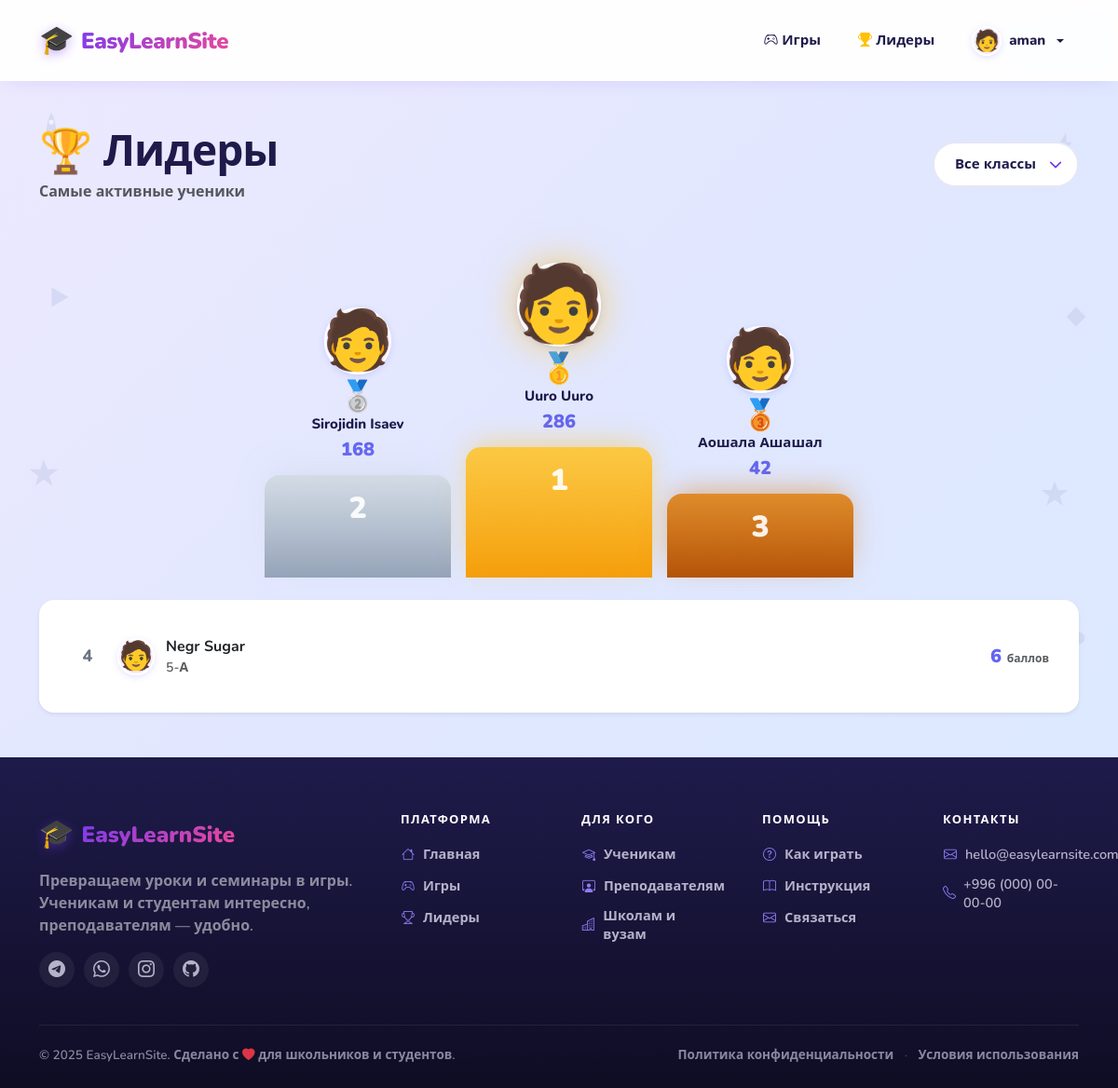
/scores/leaderboard/ (signed in), run on the app's committed database.
### accounts/models.py (models this page shows, shortened)
class User(AbstractUser):
    ROLE_CHOICES = (
        ('teacher', 'Учитель'),
        ('student', 'Ученик'),
    )
    role = models.CharField('Роль', max_length=10, choices=ROLE_CHOICES)
    grade = models.PositiveSmallIntegerField('Класс (1-4)', null=True, blank=True)
    school_class = models.ForeignKey(
        'SchoolClass',
        null=True, blank=True,
        on_delete=models.SET_NULL,
        related_name='students',
        verbose_name='Школьный класс'
    )
    avatar_emoji = models.CharField(
        'Эмодзи-аватар', max_length=10, blank=True, default='🧑'
    )
    avatar = models.ImageField(
        'Своя аватарка', upload_to='avatars/', null=True, blank=True
    )
    def is_teacher(self):
        return self.role == 'teacher'

class SchoolClass(models.Model):
    name = models.CharField('Название', max_length=50)
    grade = models.PositiveSmallIntegerField('Параллель (1-4)')
    teacher = models.ForeignKey(
        User,
        on_delete=models.CASCADE,
        related_name='owned_classes',
        limit_choices_to={'role': 'teacher'},
        verbose_name='Учитель'
    )
    class Meta:
        verbose_name = 'Школьный класс'
        verbose_name_plural = 'Школьные классы'

### scores/views.py (the view)
# urls.py: path('leaderboard/', views.leaderboard, name='leaderboard'),
@login_required
def leaderboard(request):
    class_id = request.GET.get('class')
    students = User.objects.filter(role='student')
    if class_id:
        students = students.filter(school_class_id=class_id)
    students = students.annotate(
        total=Sum('score_transactions__points')
    ).order_by('-total', 'username')
    return render(request, 'scores/leaderboard.html', {
        'students': students,
        'classes': SchoolClass.objects.all(),
        'selected_class': class_id,
    })

### templates/scores/leaderboard.html (shortened to what this page needs)
{% extends "base.html" %}
{% block content %}
<div class="container py-5">
    <div class="d-flex justify-content-between align-items-center mb-4 flex-wrap gap-3">
        <div>
            <h1 class="section-title mb-1">🏆 Лидеры</h1>
            <p class="text-muted mb-0">Самые активные ученики</p>
        </div>
        <form method="get" class="d-flex gap-2">
            <select name="class" class="form-select rounded-pill" onchange="this.form.submit()">
                <option value="">Все классы</option>
            </select>
        </form>
    </div>
    {% if students %}
        {% if students|length >= 3 %}
            <div class="podium">
                <a href="{% url 'accounts:user_profile' students.1.id %}" class="podium-item">
                    <div class="podium-avatar">
                        {% include 'includes/avatar.html' with user=students.1 size=72 %}
                    </div>
                    <div class="podium-medal">🥈</div>
                    <div class="podium-name">
                        {{ students.1.get_full_name|default:students.1.username }}
                    </div>
                    <div class="podium-score">{{ students.1.total|default:0 }}</div>
                    <div class="podium-block podium-block-2">
                        <span>2</span>
                    </div>
                </a>
                <a href="{% url 'accounts:user_profile' students.0.id %}" class="podium-item">
                    <div class="podium-avatar podium-avatar-1">
                        {% include 'includes/avatar.html' with user=students.0 size=90 %}
                    </div>
                    <div class="podium-medal">🥇</div>
                    <div class="podium-name">
                        {{ students.0.get_full_name|default:students.0.username }}
                    </div>
                    <div class="podium-score">{{ students.0.total|default:0 }}</div>
                    <div class="podium-block podium-block-1">
                        <span>1</span>
                    </div>
                </a>
                <a href="{% url 'accounts:user_profile' students.2.id %}" class="podium-item">
                    <div class="podium-avatar">
                        {% include 'includes/avatar.html' with user=students.2 size=72 %}
                    </div>
                    <div class="podium-medal">🥉</div>
                    <div class="podium-name">
                        {{ students.2.get_full_name|default:students.2.username }}
                    </div>
                    <div class="podium-score">{{ students.2.total|default:0 }}</div>
                    <div class="podium-block podium-block-3">
                        <span>3</span>
                    </div>
                </a>
            </div>
        {% endif %}
        {% if students|length > 3 %}
            <div class="card border-0 shadow-sm rounded-4 mt-4">
                <div class="card-body p-3 p-md-4">
                    <ol class="list-unstyled mb-0">
                        {% for s in students %}
                            {% if forloop.counter > 3 %}
                                <li class="leaderboard-item">
                                    <div class="leaderboard-rank">{{ forloop.counter }}</div>
                                    {% include 'includes/avatar.html' with user=s size=40 link=True %}
                                    <div class="leaderboard-info">
                                        <a href="{% url 'accounts:user_profile' s.id %}"
                                           class="text-decoration-none fw-bold text-dark">
                                            {{ s.get_full_name|default:s.username }}
                                        </a>
                                        {% if s.school_class %}
                                            <div class="small text-muted">{{ s.school_class.name }}</div>
                                        {% endif %}
                                    </div>
                                    <div class="leaderboard-score">
                                        {{ s.total|default:0 }}
                                        <span class="small text-muted">баллов</span>
                                    </div>
                                </li>
                            {% endif %}
                        {% endfor %}
                    </ol>
                </div>
            </div>
        {% endif %}
    {% else %}
        <div class="text-center py-5">
            <div style="font-size: 80px;">🏜️</div>
            <p class="text-muted mb-0">Пока никого нет</p>
        </div>
    {% endif %}
</div>
{% endblock %}

### templates/base.html (shortened to what this page needs)
{% load static %}
<!DOCTYPE html>
<html lang="ru">
<head>
    <link href="https://cdn.jsdelivr.net/npm/bootstrap@5.3.3/dist/css/bootstrap.min.css" rel="stylesheet">
    <link href="https://cdn.jsdelivr.net/npm/bootstrap-icons@1.11.3/font/bootstrap-icons.css" rel="stylesheet">
    <link rel="stylesheet" href="{% static 'css/style.css' %}">
</head>
<body>
<div class="side-decor side-decor--left" aria-hidden="true">
    <svg class="d2" viewBox="0 0 40 40" xmlns="http://www.w3.org/2000/svg">
        <path d="M10 6 L34 20 L10 34 Z" fill="#c7cdea"/>
    </svg>
    <svg class="d3" viewBox="0 0 40 40" xmlns="http://www.w3.org/2000/svg">
        <path d="M20 3 L24.5 15 L38 15 L27 23.5 L31 36 L20 28 L9 36 L13 23.5 L2 15 L15.5 15 Z" fill="#c7cdea"/>
    </svg>
    <svg class="d5" viewBox="0 0 40 40" xmlns="http://www.w3.org/2000/svg">
        <path d="M20 4 L36 20 L20 36 L4 20 Z" fill="#c7cdea"/>
    </svg>
    <svg class="d6" viewBox="0 0 40 40" xmlns="http://www.w3.org/2000/svg">
        <path d="M22 3 L10 22 L18 22 L15 37 L30 17 L22 17 Z" fill="#c7cdea"/>
    </svg>
</div>
<div class="side-decor side-decor--right" aria-hidden="true">
    <svg class="d2" viewBox="0 0 40 40" xmlns="http://www.w3.org/2000/svg">
        <path d="M20 4 L36 20 L20 36 L4 20 Z" fill="#c7cdea"/>
    </svg>
    <svg class="d3" viewBox="0 0 40 40" xmlns="http://www.w3.org/2000/svg">
        <path d="M20 3 L24.5 15 L38 15 L27 23.5 L31 36 L20 28 L9 36 L13 23.5 L2 15 L15.5 15 Z" fill="#c7cdea"/>
    </svg>
    <svg class="d4" viewBox="0 0 40 40" xmlns="http://www.w3.org/2000/svg">
        <circle cx="20" cy="20" r="16" fill="#c7cdea"/>
    </svg>
    <svg class="d6" viewBox="0 0 40 40" xmlns="http://www.w3.org/2000/svg">
        <path d="M30 6 L6 20 L30 34 Z" fill="#c7cdea"/>
    </svg>
</div>
<nav class="navbar navbar-expand-lg navbar-light bg-white shadow-sm sticky-top">
    <div class="container">
        <a class="navbar-brand fw-bold d-flex align-items-center gap-2" href="/">
            <span class="brand-icon">🎓</span>
            <span class="brand-text">EasyLearnSite</span>
        </a>
        <div class="collapse navbar-collapse" id="mainNav">
            <ul class="navbar-nav ms-auto align-items-lg-center gap-lg-2">
                {% if user.is_authenticated %}
                    <li class="nav-item">
                        <a class="nav-link" href="{% url 'games:list' %}">
                            <i class="bi bi-controller"></i> Игры
                        </a>
                    </li>
                    <li class="nav-item">
                        <a class="nav-link" href="{% url 'scores:leaderboard' %}">
                            <i class="bi bi-trophy-fill text-warning"></i> Лидеры
                        </a>
                    </li>
                    <li class="nav-item dropdown">
                        <a class="nav-link dropdown-toggle d-flex align-items-center gap-2" href="#" role="button" data-bs-toggle="dropdown">
                            {% include 'includes/avatar.html' with user=user size=32 %}
                            <span>{{ user.get_full_name|default:user.username }}</span>
                        </a>
                    </li>
                {% endif %}
            </ul>
        </div>
    </div>
</nav>
<main>
    {% block content %}{% endblock %}
</main>
<footer class="site-footer">
    <div class="container">
        <div class="row g-5">
            <div class="col-lg-4">
                <div class="d-flex align-items-center gap-2 mb-3">
                    <span class="brand-icon">🎓</span>
                    <span class="brand-text text-white">EasyLearnSite</span>
                </div>
                <p class="text-white-50 mb-3">
                    Превращаем уроки и семинары в игры. Ученикам и студентам интересно,
                    преподавателям — удобно.
                </p>
                <div class="footer-socials">
                    <a href="#" title="Telegram"><i class="bi bi-telegram"></i></a>
                    <a href="#" title="WhatsApp"><i class="bi bi-whatsapp"></i></a>
                    <a href="#" title="Instagram"><i class="bi bi-instagram"></i></a>
                    <a href="#" title="GitHub"><i class="bi bi-github"></i></a>
                </div>
            </div>
            <div class="col-6 col-lg-2">
                <h6 class="footer-heading">Платформа</h6>
                <ul class="list-unstyled footer-links">
                    <li><a href="/"><i class="bi bi-house"></i> Главная</a></li>
                    <li><a href="{% url 'games:list' %}"><i class="bi bi-controller"></i> Игры</a></li>
                    <li><a href="{% url 'scores:leaderboard' %}"><i class="bi bi-trophy"></i> Лидеры</a></li>
                </ul>
            </div>
            <div class="col-6 col-lg-2">
                <h6 class="footer-heading">Для кого</h6>
                <ul class="list-unstyled footer-links">
                    <li><a href="{% url 'accounts:signup' %}?role=student"><i class="bi bi-mortarboard"></i> Ученикам</a></li>
                    <li><a href="{% url 'accounts:signup' %}?role=teacher"><i class="bi bi-person-workspace"></i> Преподавателям</a></li>
                    <li><a href="#"><i class="bi bi-buildings"></i> Школам и вузам</a></li>
                </ul>
            </div>
            <div class="col-6 col-lg-2">
                <h6 class="footer-heading">Помощь</h6>
                <ul class="list-unstyled footer-links">
                    <li><a href="#"><i class="bi bi-question-circle"></i> Как играть</a></li>
                    <li><a href="#"><i class="bi bi-book"></i> Инструкция</a></li>
                    <li><a href="#"><i class="bi bi-envelope"></i> Связаться</a></li>
                </ul>
            </div>
            <div class="col-6 col-lg-2">
                <h6 class="footer-heading">Контакты</h6>
                <ul class="list-unstyled footer-links">
                    <li>
                        <a href="mailto:hello@easylearnsite.com">
                            <i class="bi bi-envelope"></i> hello@easylearnsite.com
                        </a>
                    </li>
                    <li>
                        <a href="tel:+996000000000">
                            <i class="bi bi-telephone"></i> +996 (000) 00-00-00
                        </a>
                    </li>
                </ul>
            </div>
        </div>
        <hr class="footer-divider">
        <div class="footer-bottom">
            <div class="row align-items-center g-2">
                <div class="col-md-6 text-center text-md-start">
                    © 2025 EasyLearnSite. Сделано с
                    <i class="bi bi-heart-fill text-danger"></i>
                    для школьников и студентов.
                </div>
                <div class="col-md-6 text-center text-md-end">
                    <a href="#" class="footer-bottom-link">Политика конфиденциальности</a>
                    <span class="footer-dot">·</span>
                    <a href="#" class="footer-bottom-link">Условия использования</a>
                </div>
            </div>
        </div>
    </div>
</footer>
</body>
</html>

### templates/includes/avatar.html (shortened to what this page needs)
{% if link %}<a href="{% url 'accounts:user_profile' user.id %}" class="avatar-link text-decoration-none">{% endif %}
{% if user.avatar %}
    <img src="{{ user.avatar.url }}"
         alt="{{ user.username }}"
         class="{{ css_class|default:'' }}"
         style="width: {{ size|default:40 }}px;
                height: {{ size|default:40 }}px;
                border-radius: 50%;
                object-fit: cover;
                flex-shrink: 0;
                display: inline-block;
                vertical-align: middle;
                border: 2px solid #fff;
                box-shadow: 0 2px 8px -2px rgba(99,102,241,0.3);
                overflow: hidden;">
{% else %}
    <span class="{{ css_class|default:'' }}"
          style="display: inline-flex;
                 align-items: center;
                 justify-content: center;
                 width: {{ size|default:40 }}px;
                 height: {{ size|default:40 }}px;
                 font-size: {{ size|default:40|add:"-10" }}px;
                 line-height: 1;
                 border-radius: 50%;
                 background: linear-gradient(135deg, #eef2ff, #fce7f3);
                 flex-shrink: 0;
                 border: 2px solid #fff;
                 box-shadow: 0 2px 8px -2px rgba(99,102,241,0.3);">
        {{ user.avatar_emoji|default:"🧑" }}
    </span>
{% endif %}
{% if link %}</a>{% endif %}

### data on the page
User: avatar_emoji "🧑", get_full_name "aman"
User: avatar_emoji "🧑", first_name+last_name+username "Sirojidin Isaev", students "168"
User: avatar_emoji "🧑", first_name+last_name+username "Uuro Uuro", students "286"
User: avatar_emoji "🧑", first_name+last_name+username "Аошала Ашашал", students "42"
User: {{ size|default:40 }} 40 (drawn), avatar_emoji "🧑", get_full_name "Negr Sugar", school_class.name "5-А", total "6"
